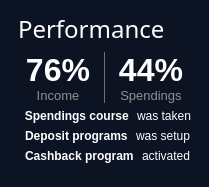
             <widget class="QFrame" name="frame_4">
              <property name="styleSheet">
               <string notr="true">QFrame{
	background-color: rgb(12, 20, 36);
border:0px solid red;
	color: rgb(255, 254, 255);
border-radius:30px
}</string>
              </property>
              <property name="frameShape">
               <enum>QFrame::StyledPanel</enum>
              </property>
              <property name="frameShadow">
               <enum>QFrame::Raised</enum>
              </property>
              <layout class="QVBoxLayout" name="verticalLayout_3">
               <property name="leftMargin">
                <number>18</number>
               </property>
               <property name="topMargin">
                <number>12</number>
               </property>
               <property name="rightMargin">
                <number>18</number>
               </property>
               <property name="bottomMargin">
                <number>24</number>
               </property>
               <item>
                <widget class="QLabel" name="label">
                 <property name="font">
                  <font>
                   <family>Microsoft YaHei</family>
                   <pointsize>18</pointsize>
                   <weight>50</weight>
                   <bold>false</bold>
                  </font>
                 </property>
                 <property name="text">
                  <string>Performance</string>
                 </property>
                </widget>
               </item>
               <item>
                <layout class="QHBoxLayout" name="horizontalLayout_6">
                 <item>
                  <layout class="QVBoxLayout" name="verticalLayout">
                   <property name="spacing">
                    <number>0</number>
                   </property>
                   <item>
                    <widget class="QLabel" name="label_2">
                     <property name="font">
                      <font>
                       <pointsize>24</pointsize>
                       <weight>75</weight>
                       <bold>true</bold>
                      </font>
                     </property>
                     <property name="text">
                      <string>76%</string>
                     </property>
                     <property name="alignment">
                      <set>Qt::AlignCenter</set>
                     </property>
                    </widget>
                   </item>
                   <item>
                    <widget class="QLabel" name="label_4">
                     <property name="font">
                      <font>
                       <pointsize>10</pointsize>
                       <weight>50</weight>
                       <bold>false</bold>
                      </font>
                     </property>
                     <property name="styleSheet">
                      <string notr="true">color: rgb(143, 143, 143);</string>
                     </property>
                     <property name="text">
                      <string>Income</string>
                     </property>
                     <property name="alignment">
                      <set>Qt::AlignCenter</set>
                     </property>
                    </widget>
                   </item>
                  </layout>
                 </item>
                 <item>
                  <widget class="Line" name="line">
                   <property name="maximumSize">
                    <size>
                     <width>1</width>
                     <height>16777215</height>
                    </size>
                   </property>
                   <property name="styleSheet">
                    <string notr="true">background-color: rgba(255, 255, 255,100);</string>
                   </property>
                   <property name="orientation">
                    <enum>Qt::Vertical</enum>
                   </property>
                  </widget>
                 </item>
                 <item>
                  <layout class="QVBoxLayout" name="verticalLayout_2">
                   <property name="spacing">
                    <number>0</number>
                   </property>
                   <item>
                    <widget class="QLabel" name="label_3">
                     <property name="font">
                      <font>
                       <pointsize>24</pointsize>
                       <weight>75</weight>
                       <bold>true</bold>
                      </font>
                     </property>
                     <property name="text">
                      <string>44%</string>
                     </property>
                     <property name="alignment">
                      <set>Qt::AlignCenter</set>
                     </property>
                    </widget>
                   </item>
                   <item>
                    <widget class="QLabel" name="label_5">
                     <property name="font">
                      <font>
                       <pointsize>10</pointsize>
                       <weight>50</weight>
                       <bold>false</bold>
                      </font>
                     </property>
                     <property name="styleSheet">
                      <string notr="true">color: rgb(143, 143, 143);</string>
                     </property>
                     <property name="text">
                      <string>Spendings</string>
                     </property>
                     <property name="alignment">
                      <set>Qt::AlignCenter</set>
                     </property>
                    </widget>
                   </item>
                  </layout>
                 </item>
                </layout>
               </item>
               <item>
                <layout class="QHBoxLayout" name="horizontalLayout_5">
                 <property name="spacing">
                  <number>8</number>
                 </property>
                 <item>
                  <widget class="QPushButton" name="pushButton">
                   <property name="font">
                    <font>
                     <weight>75</weight>
                     <bold>true</bold>
                    </font>
                   </property>
                   <property name="styleSheet">
                    <string notr="true">border:none;
color: rgb(255, 255, 255);</string>
                   </property>
                   <property name="text">
                    <string>  Spendings course</string>
                   </property>
                   <property name="icon">
                    <iconset resource="resources.qrc">
                     <normaloff>:/svg/img/svg/对号1.png</normaloff>:/svg/img/svg/对号1.png</iconset>
                   </property>
                   <property name="iconSize">
                    <size>
                     <width>24</width>
                     <height>24</height>
                    </size>
                   </property>
                  </widget>
                 </item>
                 <item>
                  <widget class="QLabel" name="label_6">
                   <property name="maximumSize">
                    <size>
                     <width>16777215</width>
                     <height>32</height>
                    </size>
                   </property>
                   <property name="text">
                    <string>was taken</string>
                   </property>
                  </widget>
                 </item>
                </layout>
               </item>
               <item>
                <layout class="QHBoxLayout" name="horizontalLayout_4">
                 <property name="spacing">
                  <number>8</number>
                 </property>
                 <item>
                  <widget class="QPushButton" name="pushButton_2">
                   <property name="font">
                    <font>
                     <weight>75</weight>
                     <bold>true</bold>
                    </font>
                   </property>
                   <property name="styleSheet">
                    <string notr="true">border:none;
color: rgb(255, 255, 255);</string>
                   </property>
                   <property name="text">
                    <string>  Deposit programs</string>
                   </property>
                   <property name="icon">
                    <iconset resource="resources.qrc">
                     <normaloff>:/svg/img/svg/对号1 (1).png</normaloff>:/svg/img/svg/对号1 (1).png</iconset>
                   </property>
                   <property name="iconSize">
                    <size>
                     <width>24</width>
                     <height>24</height>
                    </size>
                   </property>
                  </widget>
                 </item>
                 <item>
                  <widget class="QLabel" name="label_7">
                   <property name="maximumSize">
                    <size>
                     <width>16777215</width>
                     <height>32</height>
                    </size>
                   </property>
                   <property name="text">
                    <string>was setup</string>
                   </property>
                  </widget>
                 </item>
                </layout>
               </item>
               <item>
                <layout class="QHBoxLayout" name="horizontalLayout_3">
                 <property name="spacing">
                  <number>8</number>
                 </property>
                 <item>
                  <widget class="QPushButton" name="pushButton_3">
                   <property name="font">
                    <font>
                     <weight>75</weight>
                     <bold>true</bold>
                    </font>
                   </property>
                   <property name="styleSheet">
                    <string notr="true">border:none;
color: rgb(255, 255, 255);</string>
                   </property>
                   <property name="text">
                    <string>  Cashback program</string>
                   </property>
                   <property name="icon">
                    <iconset resource="resources.qrc">
                     <normaloff>:/svg/img/svg/对号1 (2).png</normaloff>:/svg/img/svg/对号1 (2).png</iconset>
                   </property>
                   <property name="iconSize">
                    <size>
                     <width>24</width>
                     <height>24</height>
                    </size>
                   </property>
                  </widget>
                 </item>
                 <item>
                  <widget class="QLabel" name="label_8">
                   <property name="maximumSize">
                    <size>
                     <width>16777215</width>
                     <height>32</height>
                    </size>
                   </property>
                   <property name="text">
                    <string>activated</string>
                   </property>
                  </widget>
                 </item>
                </layout>
               </item>
              </layout>
             </widget>
